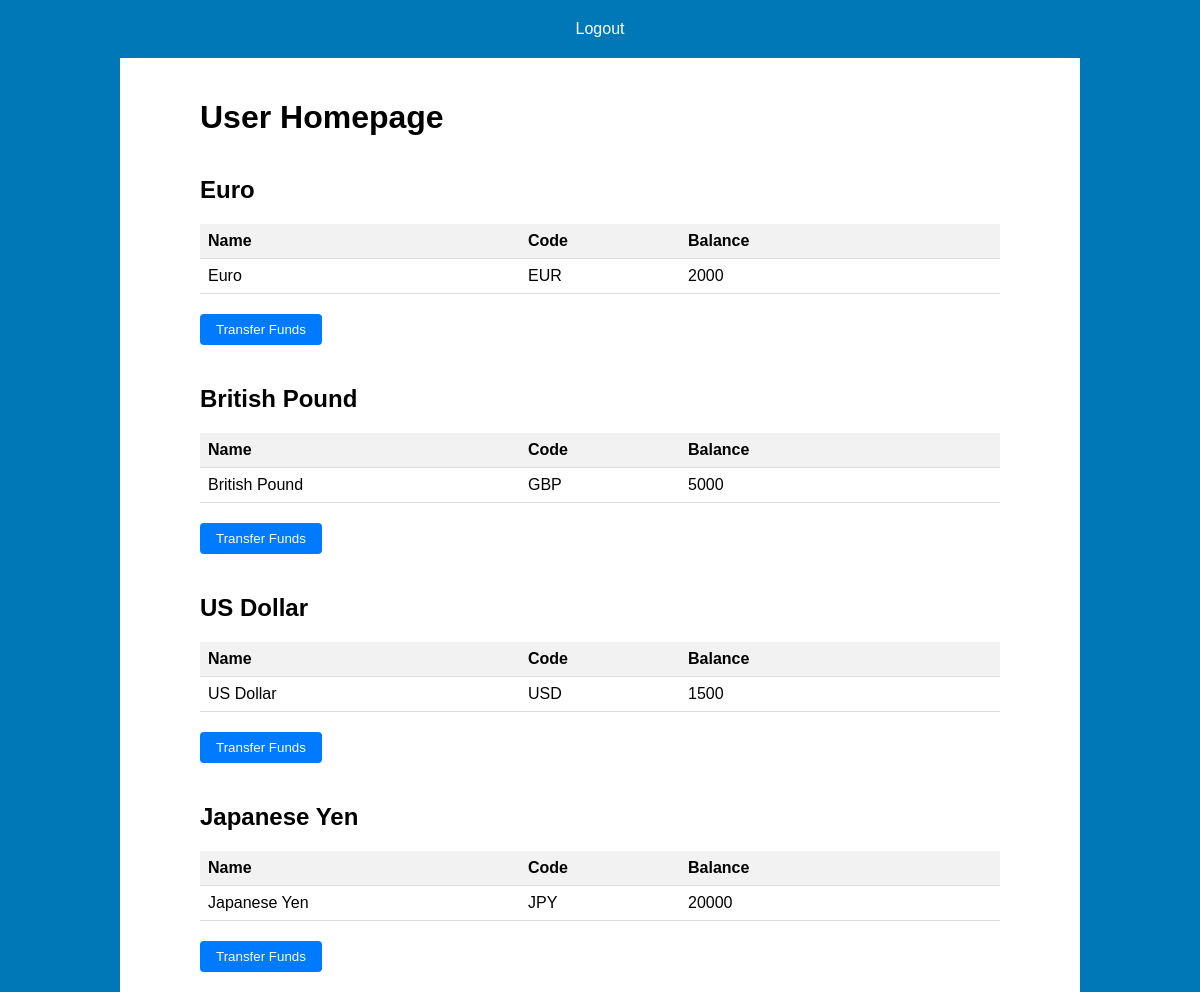
Page /user-homepage.php on the committed database.
### tables this page shows
CREATE TABLE Currency (
    currency_id INTEGER PRIMARY KEY,
    name VARCHAR(50),
    code VARCHAR(3)
);

### user-homepage.php (the view, shortened to what this page needs)
<!DOCTYPE html>
<html lang="en">
<head>
    <link rel="stylesheet" href="styles.css">
</head>
<body>
    <header>
        <nav>
            <ul>
                <li><a href="logout.php">Logout</a></li>
            </ul>
        </nav>
    </header>
    <div class="left-background"></div>
    <div class="right-background"></div>
    <div class="container">
        <h1>User Homepage</h1>
        <?php
        $dbPath = 'C:\xampp\htdocs\Currency-Transfer-Application\Currency_Database.db';
        try {
            $db = new PDO('sqlite:' . $dbPath);
            $db->setAttribute(PDO::ATTR_ERRMODE, PDO::ERRMODE_EXCEPTION);
            $sql = "SELECT * FROM Currency";
            $stmt = $db->prepare($sql);
            $stmt->execute();
            $accounts = $stmt->fetchAll();
            if ($accounts) {
                foreach ($accounts as $account) {
                    echo "<h2>{$account['name']}</h2>";
                    echo "<table>";
                    echo "<tr><th class='name-column'>Name</th><th class='code-column'>Code</th><th class='balance-column'>Balance</th></tr>";
                    $accountId = $account['currency_id'];
                    $balanceStmt = $db->prepare("SELECT balance FROM Currency_account WHERE currency_id = :accountId");
                    $balanceStmt->bindParam(':accountId', $accountId);
                    $balanceStmt->execute();
                    $balance = $balanceStmt->fetchColumn();
                    echo "<tr><td>{$account['name']}</td><td>{$account['code']}</td><td>{$balance}</td></tr>";
                    echo "</table>";
                    echo "<div class='button-container'>";
                    $currencyCode = strtolower($account['code']);
                    $transferPage = "{$currencyCode}-transfer.php";
                    echo "<form method='post' action='{$transferPage}'>";
                    echo "<button type='submit' class='transfer-button' name='submit_transfer'>Transfer Funds</button>";
                    echo "</form>";
                    echo "</div>";
                }
            } else {
                echo "<p>No currency accounts found.</p>";
            }
        } catch (PDOException $e) {
            echo "Database connection failed: " . $e->getMessage();
        }
        ?>
    </div>
</body>
</html>

### styles.css (style rules this page uses)
body { font-family: Arial, sans-serif; margin: 0; padding: 0; }
.container { max-width: 800px; margin: 0 auto; padding: 20px; position: relative; }
header { background-color: #0077b6; color: #fff; padding: 20px 0; text-align: center; border-bottom: 0px solid #fff; }
header nav ul { list-style-type: none; margin: 0; padding: 0; }
header nav ul li { display: inline; }
header nav ul li a { text-decoration: none; color: #fff; padding: 10px 20px; }
form { margin-top: 20px; }
.left-background, .right-background { content: ""; display: block; position: fixed; top: 0; bottom: 0; width: 10%; background-color: #0077b6; z-index: -1; }
.left-background { left: 0; }
.right-background { right: 0; }
h2 { margin-top: 40px; }

### user-homepage.php (style rules this page uses)
table { width: 100%; border-collapse: collapse; margin-bottom: 20px; }
th, td { padding: 8px; text-align: left; border-bottom: 1px solid #ddd; }
th { background-color: #f2f2f2; }
.button-container { margin-top: 20px; }
.transfer-button { padding: 8px 16px; background-color: #007bff; color: white; border: none; border-radius: 4px; cursor: pointer; }
.name-column { width: 40%; }
.code-column { width: 20%; }
.balance-column { width: 40%; }

### rows in the picture
currency: name "Euro", code "EUR", balance "2000"
currency: name "British Pound", code "GBP", balance "5000"
currency: name "US Dollar", code "USD", balance "1500"
currency: name "Japanese Yen", code "JPY", balance "20000"
